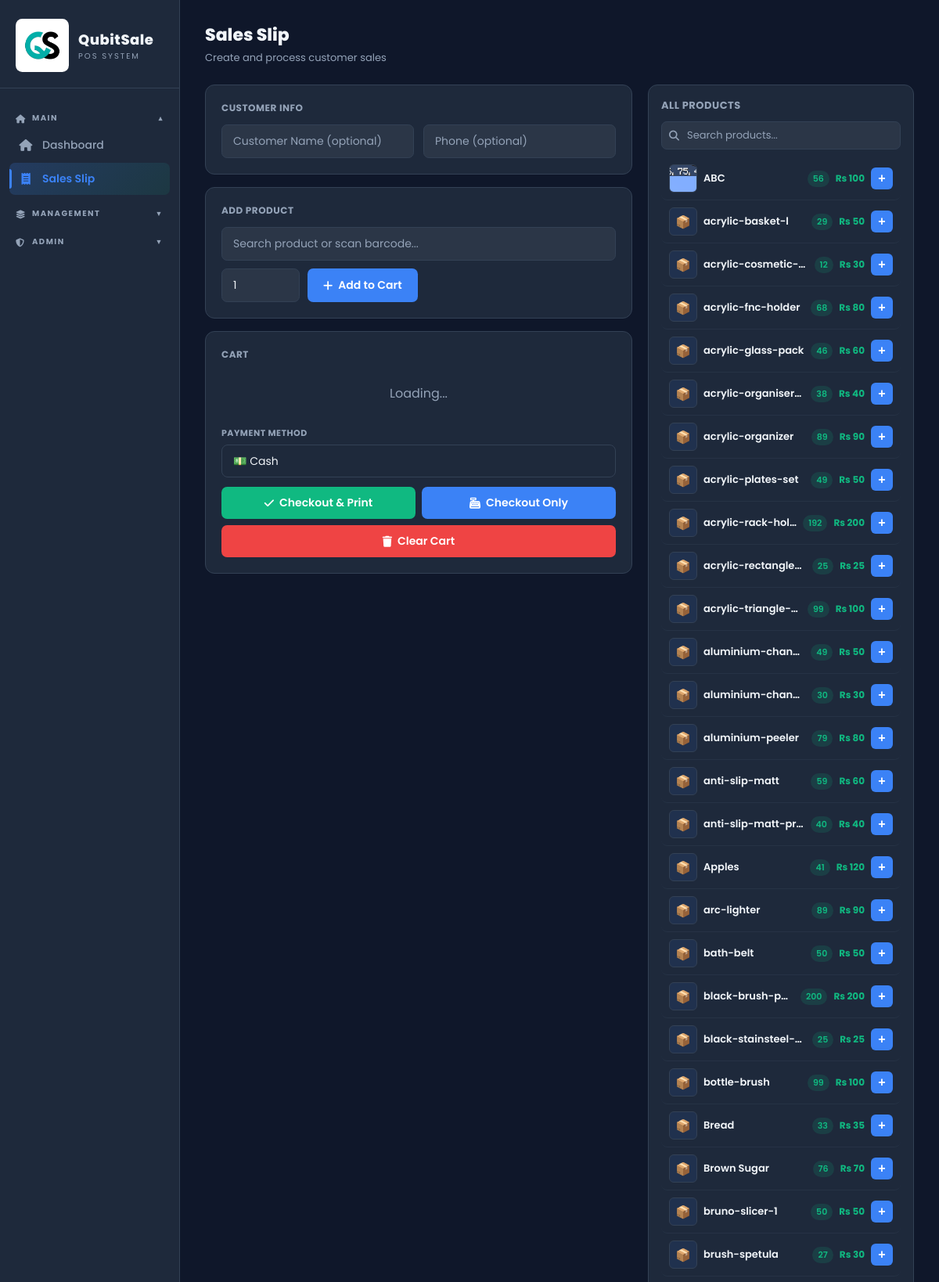
The app's page /sales_slip.php (signed in, upper part) with its own data.
### tables this page shows
CREATE TABLE `products` (
  `id` int(11) NOT NULL,
  `name` varchar(100) DEFAULT NULL,
  `price` decimal(10,2) DEFAULT NULL,
  `stock` int(11) DEFAULT NULL,
  `barcode` varchar(50) NOT NULL,
  `image` varchar(255) DEFAULT NULL
);

### sales_slip.php (the view, shortened to what this page needs)
<?php
include 'db.php';
$conn->query("SET time_zone = '+05:00'");
$conn->set_charset("utf8mb4");
?>
<!DOCTYPE html>
<html>
<head>
<?php include 'sidebar.php'; ?>
</head>
<body>
<div class="main-content">
  <div class="page-header">
    <div class="page-title">Sales Slip</div>
    <div class="page-subtitle">Create and process customer sales</div>
  </div>
  <div class="content-area">
    <div class="slip-layout">
      <div>
        <div class="slip-card">
          <div style="font-size:12px;font-weight:700;color:var(--text-muted);letter-spacing:0.5px;margin-bottom:12px;">CUSTOMER INFO</div>
          <div style="display:grid;grid-template-columns:1fr 1fr;gap:12px;">
            <input id="cname" placeholder="Customer Name (optional)">
            <input id="cphone" placeholder="Phone (optional)">
          </div>
        </div>
        <div class="slip-card">
          <div style="font-size:12px;font-weight:700;color:var(--text-muted);letter-spacing:0.5px;margin-bottom:12px;">ADD PRODUCT</div>
          <div style="position:relative;margin-bottom:10px;">
            <input type="text" id="productInput" placeholder="Search product or scan barcode...">
          </div>
          <div style="display:flex;gap:10px;">
            <input type="number" id="qty" min="1" value="1" style="max-width:100px;">
            <button type="button" class="btn btn-primary" onclick="addToCart()"><i class="fas fa-plus"></i> Add to Cart</button>
          </div>
        </div>
        <div class="slip-card">
          <div style="font-size:12px;font-weight:700;color:var(--text-muted);letter-spacing:0.5px;margin-bottom:12px;">CART</div>
          <div id="cartList"><div style="text-align:center;padding:16px;color:var(--text-muted);">Loading...</div></div>
          <div style="margin-top:14px;">
            <label style="font-size:11px;font-weight:700;color:var(--text-muted);letter-spacing:0.5px;display:block;margin-bottom:6px;">PAYMENT METHOD</label>
            <select id="paymentMethod" class="pay-select">
              <option value="Cash" selected>💵 Cash</option>
            </select>
          </div>
          <div style="display:flex;flex-direction:column;gap:8px;margin-top:12px;">
            <div style="display:flex;gap:8px;">
              <button type="button" class="btn btn-success" onclick="checkout(true)" style="flex:1;justify-content:center;"><i class="fas fa-check"></i> Checkout & Print</button>
              <button type="button" class="btn btn-primary" onclick="checkout(false)" style="flex:1;justify-content:center;"><i class="fas fa-cash-register"></i> Checkout Only</button>
            </div>
            <button type="button" class="btn btn-danger" onclick="clearCart()" style="width:100%;justify-content:center;"><i class="fas fa-trash"></i> Clear Cart</button>
          </div>
        </div>
      </div>
      <div class="products-panel">
        <div class="products-panel-header">ALL PRODUCTS</div>
        <div class="products-search-wrap">
          <i class="fas fa-search"></i>
          <input type="text" id="panelSearch" placeholder="Search products..." oninput="filterPanel(this.value)">
        </div>
        <div class="products-list" id="productsList">
          <?php
          $allProducts = $conn->query("SELECT * FROM products ORDER BY name ASC");
          while($r = $allProducts->fetch_assoc()):
            if($r['stock'] == 0){ $sc = 'stock-out'; $sl = 'Out'; }
            elseif($r['stock'] <= 5){ $sc = 'stock-low'; $sl = '⚠️ '.$r['stock']; }
            else { $sc = 'stock-ok'; $sl = $r['stock']; }
            $imgSrc = !empty($r['image']) ? 'uploads/' . htmlspecialchars($r['image']) : '';
          ?>
          <div class="product-item" data-name="<?php echo strtolower(htmlspecialchars($r['name'])); ?>">
            <?php if($imgSrc): ?>
              <img class="p-thumb" src="<?php echo $imgSrc; ?>" alt="<?php echo htmlspecialchars($r['name']); ?>" onerror="this.style.display='none';this.nextElementSibling.style.display='flex';">
            <?php else: ?>
              <div class="p-thumb-placeholder">&#128230;</div>
            <?php endif; ?>
            <span class="p-name" title="<?php echo htmlspecialchars($r['name']); ?>"><?php echo htmlspecialchars($r['name']); ?></span>
            <span class="p-stock <?php echo $sc; ?>"><?php echo $sl; ?></span>
            <span class="p-price">Rs <?php echo number_format($r['price'],0); ?></span>
            <?php if($r['stock'] > 0): ?>
            <button class="p-add-btn" onclick="quickAdd(<?php echo $r['id']; ?>, '<?php echo addslashes($r['name']); ?>', <?php echo $r['price']; ?>)" title="Add to cart">+</button>
            <?php else: ?>
            <button class="p-add-btn" disabled title="Out of stock">✕</button>
            <?php endif; ?>
          </div>
          <?php endwhile; ?>
        </div>
      </div>
    </div>
  </div>
</div>
</body>
</html>

### sales_slip.php (style rules this page uses)
.pay-select { width: 100%; padding: 10px 14px; background: var(--bg2) !important; border: 1px solid var(--border); border-radius: 8px; color: var(--text) !important; font-size: 14px; font-family: inherit; cursor: pointer; appearance: none; -webkit-appearance: none; }
.pay-select option { background: var(--bg2) !important; color: var(--text) !important; }
.slip-layout { display: grid; grid-template-columns: 1fr 340px; gap: 20px; align-items: start; }
.slip-card { background: var(--card); border: 1px solid var(--border); border-radius: 12px; padding: 20px; margin-bottom: 16px; }
.slip-card:last-child { margin-bottom: 0; }
.products-panel { background: var(--card); border: 1px solid var(--border); border-radius: 12px; padding: 16px; position: sticky; top: 20px; max-height: calc(100vh - 60px); overflow: hidden; display: flex; flex-direction: column; }
.products-panel-header { font-size: 13px; font-weight: 700; color: var(--text-muted); letter-spacing: 0.5px; margin-bottom: 10px; flex-shrink: 0; }
.products-search-wrap { position: relative; margin-bottom: 10px; flex-shrink: 0; }
.products-search-wrap i { position: absolute; left: 10px; top: 50%; transform: translateY(-50%); color: var(--text-muted); font-size: 13px; }
.products-search-wrap input { padding-left: 32px; font-size: 13px; height: 36px; }
.products-list { overflow-y: auto; flex: 1; }
.product-item .p-name { font-size: 13px; font-weight: 600; color: var(--text); flex: 1; min-width: 0; white-space: nowrap; overflow: hidden; text-overflow: ellipsis; }
.product-item .p-price { font-size: 12px; font-weight: 700; color: var(--accent2); white-space: nowrap; }
.product-item .p-stock { font-size: 11px; font-weight: 600; padding: 2px 7px; border-radius: 20px; white-space: nowrap; flex-shrink: 0; }
.stock-ok { background: rgba(16,185,129,0.15); color: var(--accent2); }
.p-add-btn { width: 28px; height: 28px; background: var(--accent); border: none; border-radius: 6px; color: #fff; font-size: 16px; font-weight: 700; cursor: pointer; display: flex; align-items: center; justify-content: center; flex-shrink: 0; transition: opacity .15s; }

### records on screen
products: image (picture), name "ABC", stock "56", price "100"
products: name "acrylic-basket-l", stock "29", price "50"
products: name "acrylic-cosmetic-…", stock "12", price "30"
products: name "acrylic-fnc-holder", stock "68", price "80"
products: name "acrylic-glass-pack", stock "46", price "60"
products: name "acrylic-organiser…", stock "38", price "40"
products: name "acrylic-organizer", stock "89", price "90"
products: name "acrylic-plates-set", stock "49", price "50"
products: name "acrylic-rack-ho…", stock "192", price "200"
products: name "acrylic-rectangle…", stock "25", price "25"
products: name "acrylic-triangle-…", stock "99", price "100"
products: name "aluminium-chan…", stock "49", price "50"
products: name "aluminium-chan…", stock "30", price "30"
products: name "aluminium-peeler", stock "79", price "80"
products: name "anti-slip-matt", stock "59", price "60"
products: name "anti-slip-matt-pr…", stock "40", price "40"
products: name "Apples", stock "41", price "120"
products: name "arc-lighter", stock "89", price "90"
products: name "bath-belt", stock "50", price "50"
products: name "black-brush-pair", stock "200", price "200"
products: name "black-stainsteel-…", stock "25", price "25"
products: name "bottle-brush", stock "99", price "100"
products: name "Bread", stock "33", price "35"
products: name "Brown Sugar", stock "76", price "70"
products: name "bruno-slicer-1", stock "50", price "50"
products: name "brush-spetula", stock "27", price "30"

### other values on screen
$_app_name "QubitSale"
$_app_tagline "POS SYSTEM"
